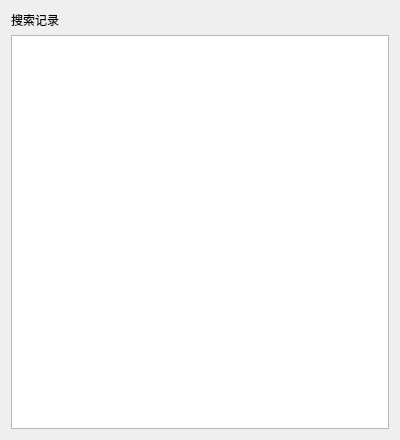
<?xml version="1.0" encoding="UTF-8"?>
<ui version="4.0">
 <class>LineEditHelp</class>
 <widget class="QWidget" name="LineEditHelp">
  <property name="geometry">
   <rect>
    <x>0</x>
    <y>0</y>
    <width>400</width>
    <height>440</height>
   </rect>
  </property>
  <property name="windowTitle">
   <string>Form</string>
  </property>
  <layout class="QVBoxLayout" name="verticalLayout_2">
   <item>
    <widget class="QLabel" name="label">
     <property name="text">
      <string>搜索记录</string>
     </property>
    </widget>
   </item>
   <item>
    <widget class="QListView" name="listView">
     <property name="minimumSize">
      <size>
       <width>0</width>
       <height>120</height>
      </size>
     </property>
    </widget>
   </item>
  </layout>
 </widget>
 <resources/>
 <connections/>
</ui>
